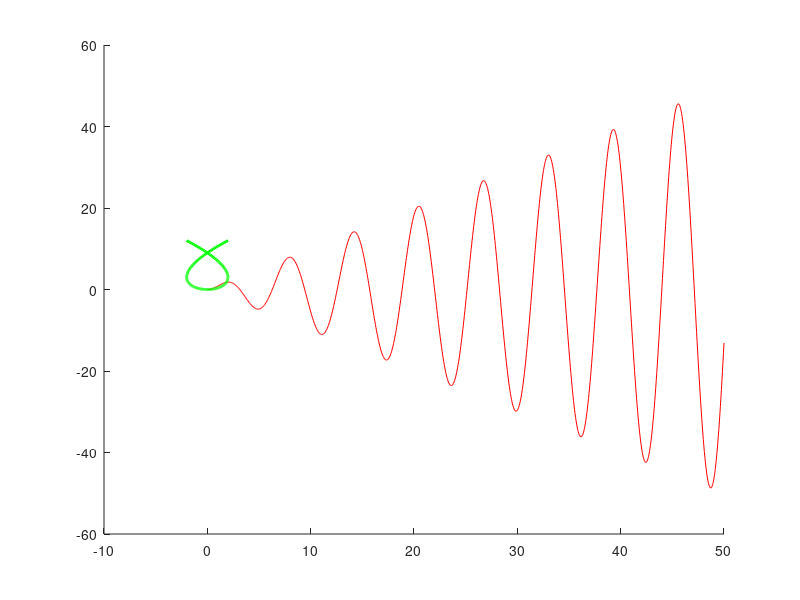
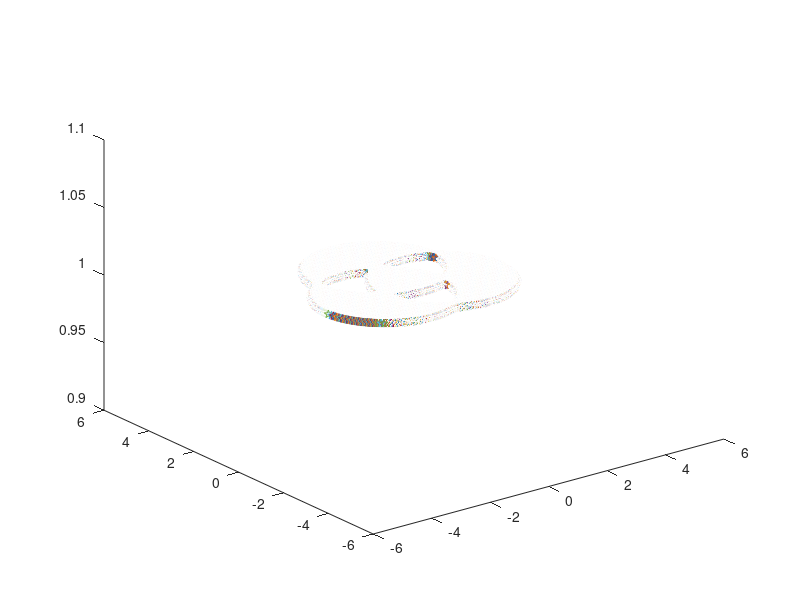

These figures' MATLAB source, in order:
# Keep plots
	hold on

# 1
	s=linspace(0,50,1000);
	plot( s, s.*sin(s), 'r')

# 2
	t=linspace(-2,2,200);
	X=t.*(3-t.^2);
	Y=3*t.^2;
	plot(X, Y, 'g','LineWidth',2)

# 3
	M=zeros(300);
	Z=linspace(-5,5,300);
	for i=1:300
		for j=1:300
			y=Z(i);
			x=Z(j);
			f =((x-1)^2+y^2-4)*((x+1)^2+y^2-4)*(x^2+(y-sqrt(3))^2-4);
			if(f<10)
				M(i,j)=10;
			elseif(f<5)
				M(i,j)=5;
			elseif(f<1)
				M(i,j)=1;
			end
		end
	end
	figure(3)
	imagesc(M)

# 3 alt
	v=-5:.01:5;
	[x,y]=meshgrid(v);
	z =((x-1).^2+y.^2-4).*((x+1).^2+y.^2-4).*(x.^2+(y-sqrt(3)).^2-4)<1;
	z=double(z);
	z(z==0)=NaN;
	figure(3)
	plot3(x,y,z,'p')
